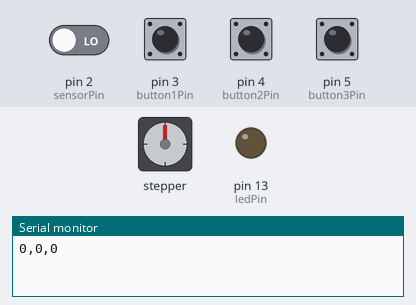
Simulated run of this sketch. Board: Arduino Uno, built with avr-gcc and run on an emulated ATmega328P. On the bench: stepper motor, output pins drawn as LEDs (lit = HIGH), the last lines printed to the serial monitor. Wiring (inferred from the names in the program): stepper motor (2048 steps per turn assumed): coils pin 8, pin 9, pin 10, pin 11. Inputs (shaded band) come from the test bench; at power-on: pin 3 (button1Pin), pin 4 (button2Pin), pin 5 (button3Pin) HIGH, pin 2 (sensorPin) LOW. Pins used as bus, display or sensor lines are not drawn.

Above: at 1.2 s.
1.3 s: pin 2 (sensorPin) driven HIGH
At 2.5 s:
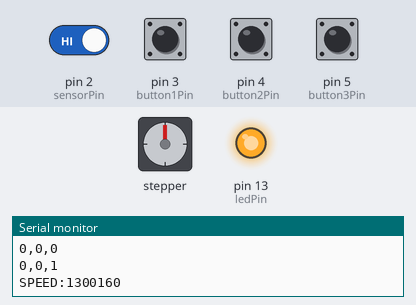
2.8 s: pin 3 (button1Pin) pulled LOW for 1 s
At 4.3 s:
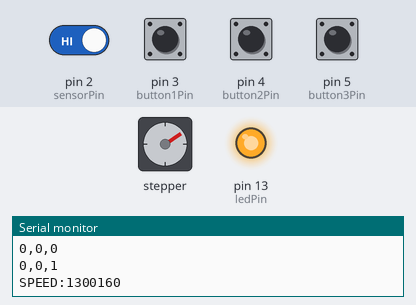
5.3 s: pin 3 (button1Pin) pulled LOW for 0.15 s
At 6.3 s:
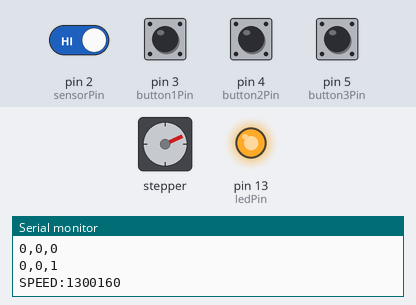
6.9 s: pin 2 (sensorPin) driven LOW
At 8.1 s:
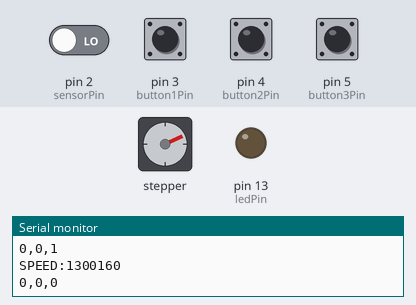
8.4 s: pin 3 (button1Pin) pulled LOW for 1 s
At 10.5 s:
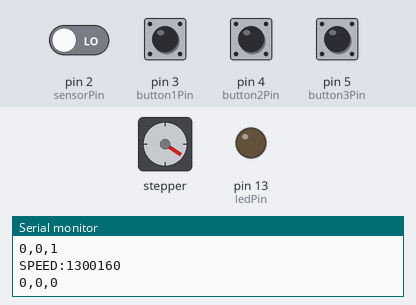
10.9 s: pin 2 (sensorPin) driven HIGH
At 11.2 s:
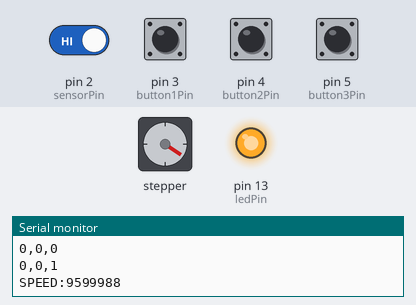
Timing chart, 0 to 13.4 s (numbered marks = the images above; inputs shaded):
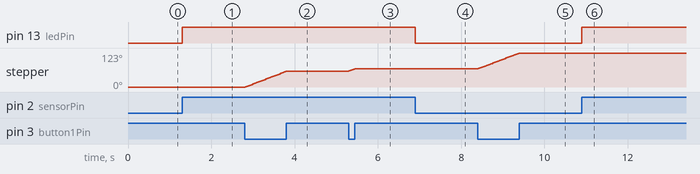

Measured:
- after the input at 1.3 s, pin 13 (ledPin): LOW → HIGH at once
- after the input at 2.8 s, stepper: turns 57° clockwise in 0.97 s, starting at once
- after the input at 6.9 s, pin 13 (ledPin): HIGH → LOW at once
- after the input at 8.4 s, stepper: turns 57° clockwise in 0.97 s, starting at once
- after the input at 10.9 s, pin 13 (ledPin): LOW → HIGH at once

The sketch:

ArduinoCode.ino
```cpp
// Pins
const int sensorPin = 2;
const int button1Pin = 3;
const int button2Pin = 4;
const int button3Pin = 5;
const int ledPin = 13;

int motorPins[4] = {8, 9, 10, 11};

int steps[4][4] = {
  {1, 0, 0, 0},
  {0, 1, 0, 0},
  {0, 0, 1, 0},
  {0, 0, 0, 1}
};

int stepIndex = 0;

// Previous states
int prevButton2 = -1;
int prevButton3 = -1;
int prevSensor  = -1;

// Speed calculation
unsigned long lastTriggerTime = 0;

void setup() {
  Serial.begin(9600);

  pinMode(sensorPin, INPUT);
  pinMode(button1Pin, INPUT_PULLUP);
  pinMode(button2Pin, INPUT_PULLUP);
  pinMode(button3Pin, INPUT_PULLUP);
  pinMode(ledPin, OUTPUT);

  for (int i = 0; i < 4; i++) pinMode(motorPins[i], OUTPUT);
}

void loop() {

  // --- Sensor ---
  int sensorState = digitalRead(sensorPin) == HIGH ? 1 : 0;
  digitalWrite(ledPin, sensorState);

  // --- Motor via button 1 ---
  if (digitalRead(button1Pin) == LOW) stepMotor();
  else stopMotor();

  // --- Button 2 & 3 ---
  int button2State = digitalRead(button2Pin) == LOW ? 1 : 0;
  int button3State = digitalRead(button3Pin) == LOW ? 1 : 0;

  if (button2State != prevButton2 || button3State != prevButton3 || sensorState != prevSensor) {
    Serial.print(button2State);
    Serial.print(",");
    Serial.print(button3State);
    Serial.print(",");
    Serial.println(sensorState);

    prevButton2 = button2State;
    prevButton3 = button3State;
    prevSensor  = sensorState;
  }

  // --- Speed calculation ---
  static int prevSensorState = 0;

  // Detect rising edge
  if (sensorState == 1 && prevSensorState == 0) {
    unsigned long now = micros();
    unsigned long interval = now - lastTriggerTime;
    lastTriggerTime = now;

    // Send to Python
    Serial.print("SPEED:");
    Serial.println(interval);
  }

  prevSensorState = sensorState;
}

// Stepper functions
void stepMotor() {
  for (int i = 0; i < 4; i++) digitalWrite(motorPins[i], steps[stepIndex][i]);
  stepIndex++;
  if (stepIndex >= 4) stepIndex = 0;
  delay(3);
}

void stopMotor() {
  for (int i = 0; i < 4; i++) digitalWrite(motorPins[i], LOW);
}
```
